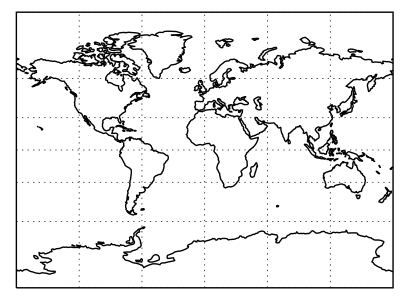

Generate this figure with Python:
import matplotlib.pyplot as plt
import cartopy.crs as ccrs

plt.figure(figsize=(4.091529019548417, 3))
ax = plt.axes(projection=ccrs.Miller())
ax.coastlines(resolution='110m')
ax.gridlines()
